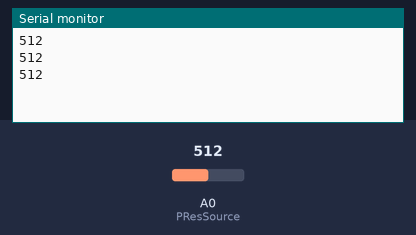
A sketch run on a simulated Arduino Uno, built with avr-gcc and run on an emulated ATmega328P. Parts: the last lines printed to the serial monitor. Inputs (shaded band) come from the test bench; at power-on: A0 (PResSource) = 512.

Above: at 1.3 s.
1.4 s: A0 (PResSource) set to 716
At 1.9 s:
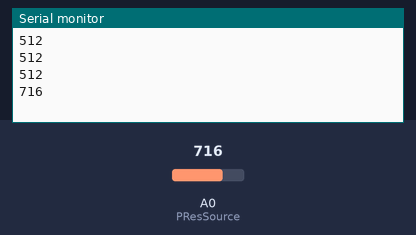
2.9 s: A0 (PResSource) set to 900
At 3.4 s:
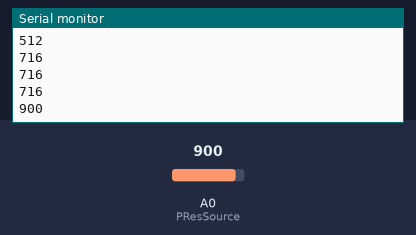
Timing chart, 0 to 5.9 s (numbered marks = the images above; inputs shaded):
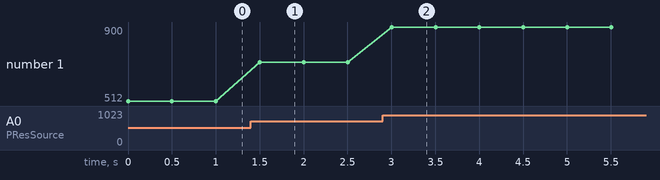

Measured:
- after the input at 1.4 s, the serial monitor: prints a new line after 0.10 s (image 1)
- after the input at 2.9 s, the serial monitor: prints a new line after 0.10 s (image 2)
- plotted number 1: 512 → 716 after the input at 1.4 s, 716 → 900 after the input at 2.9 s

The sketch:

photoResistor.ino
```cpp
#define PResSource A0

void setup() {
  Serial.begin(9600);
}

void loop() {
  Serial.println(analogRead(PResSource));
  delay(500);
}
```
